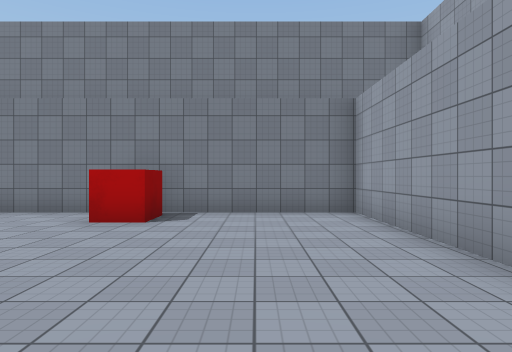
view 1 (above)

24 first-person views from a walk through a 3-D level made in the Unity game engine. The camera is 1.5 m above the floor, looks level and sees 75° across. The floor is counted in squares, 2 m on a side. Each view is taken from the middle of a square. On the plan, view 1 faces up. The plan holds only what a view shows up to about 11 squares ahead; the rest is blank. The place goes on beyond the plan. The player character is not drawn. Surface patterns are stand-ins for the level's own textures.

view 2
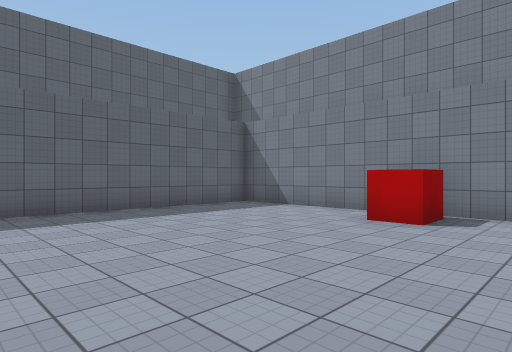

view 3
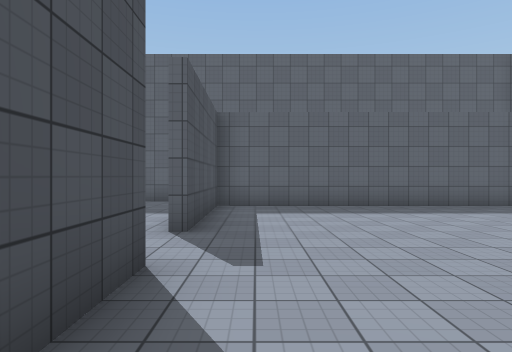

view 4
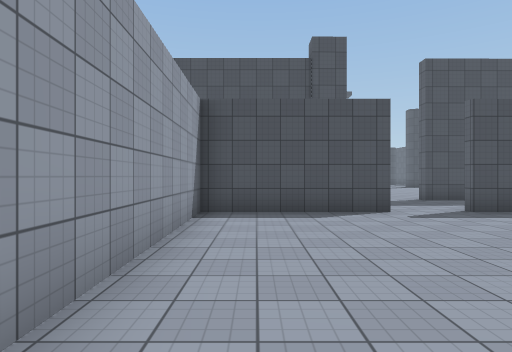

view 5
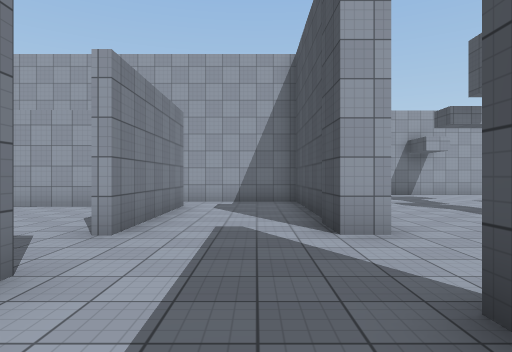

view 6
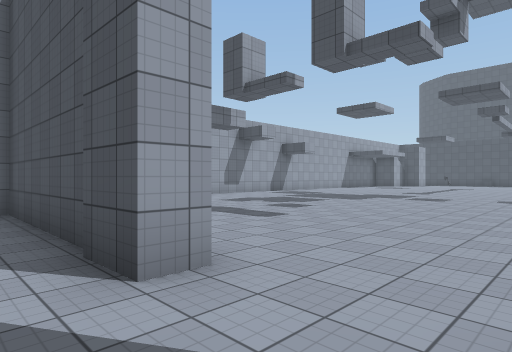

view 7
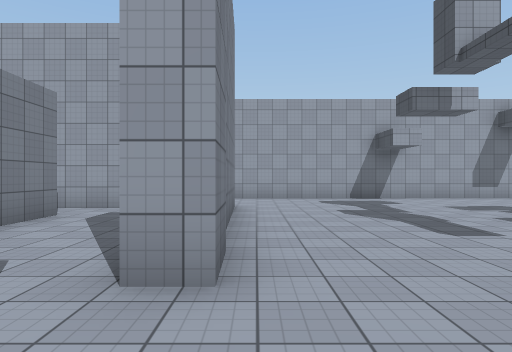

view 8
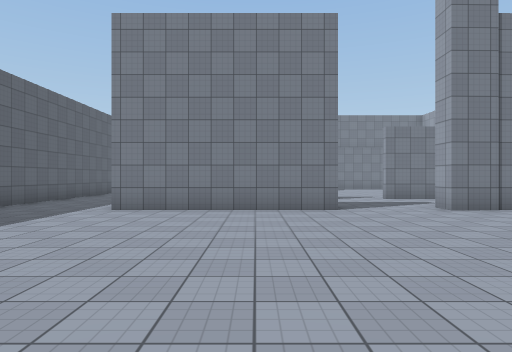

view 9
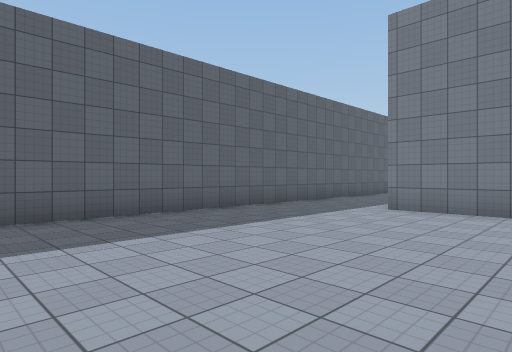

view 10
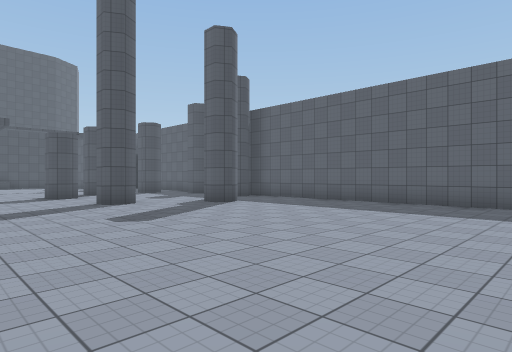

view 11
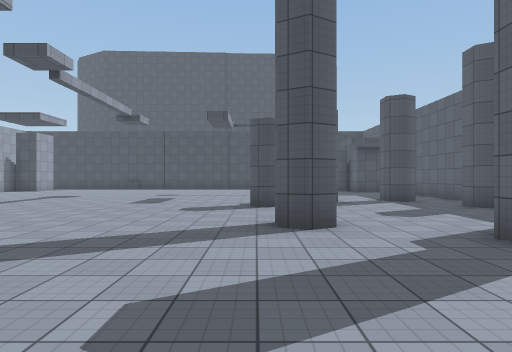

view 12
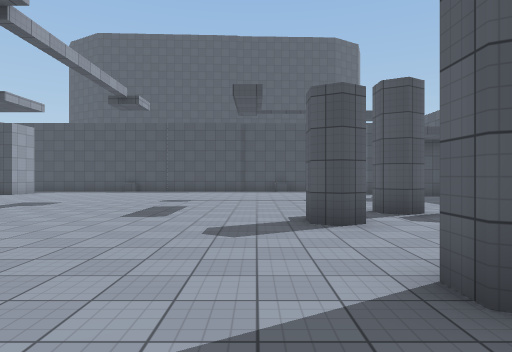

view 13
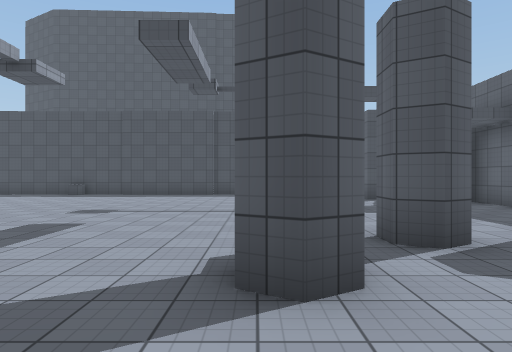

view 14
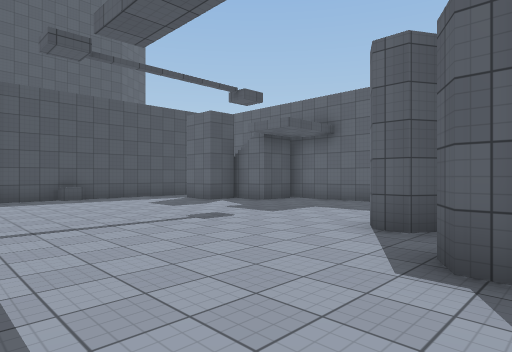

view 15
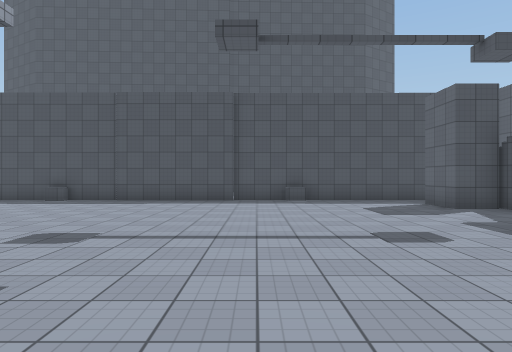

view 16
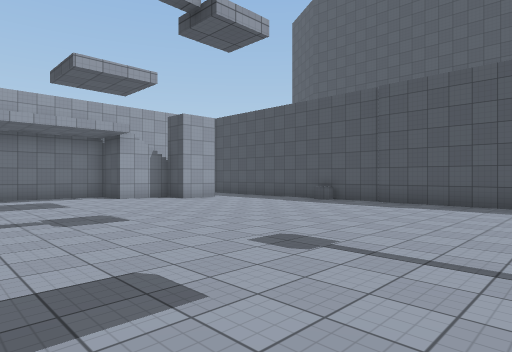

view 17
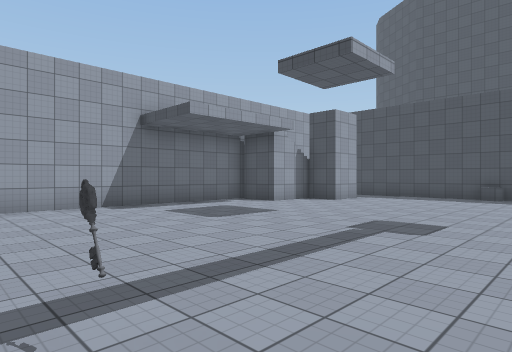

view 18
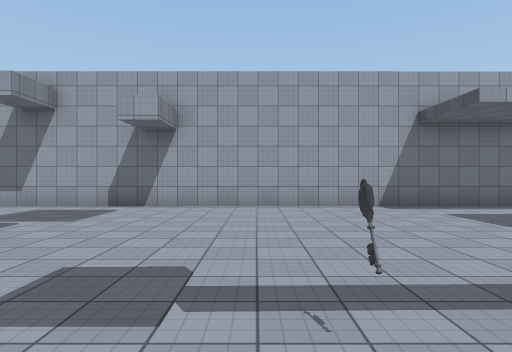

view 19
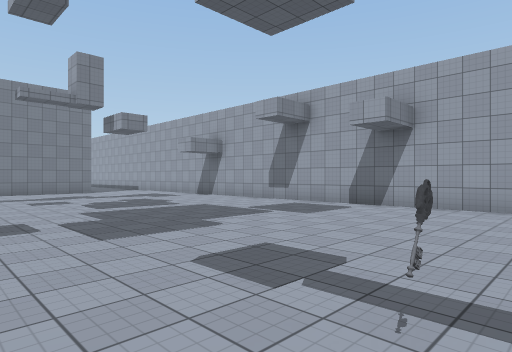

view 20
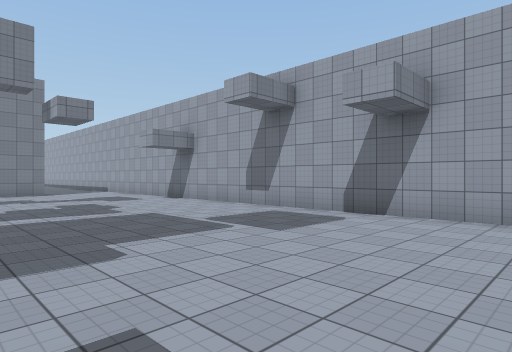

view 21
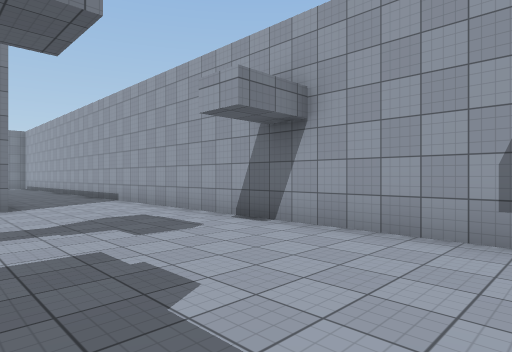

view 22
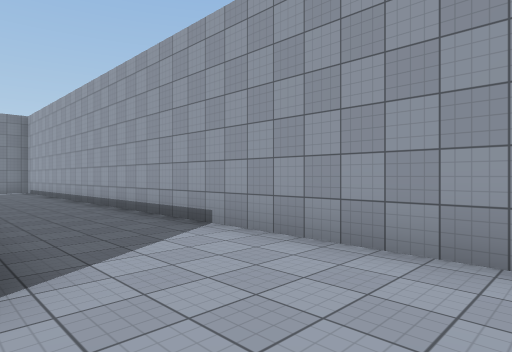

view 23
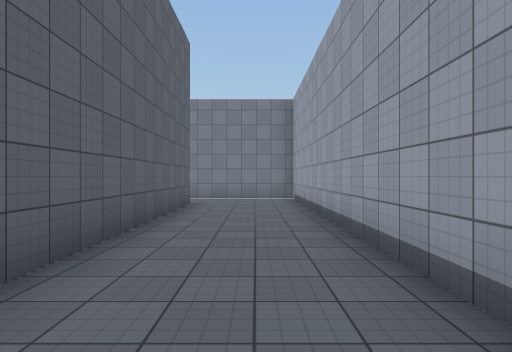

view 24
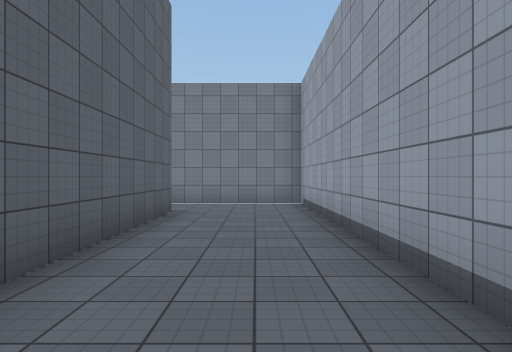

### Floor plan
Points are (right, up) in squares from view 1. A wall is a line through its corners. A room is listed if a view was taken in it or the views show most of it. See-through windows are left out.
Room 1 (views 1, 2, 3, 4)
walls: (-1.8, 6.4) (-1.8, 5.4) (-2.8, 5.4); (-1.9, -0.9) (2.2, -0.9) (2.1, 6.9) (-7.3, 6.9) (-7.4, -0.9) (-3.5, -0.9)
ways out: opening at (-2.5, -1) to room 2
Room 2 (views 5, 6, 7, 8, 9, 10, 11, 12, 13, 14, 15, 16, 17, 18, 19, 20, 21, 22, 23, 24)
walls: (-7.3, -16.9) (-6.7, -16.6) (-6.3, -16.9) (-6.3, -17.4); (-9.8, -15.6) (-9.3, -15.3) (-8.9, -15.6) (-8.9, -16.1); (-6.8, -20.3) (-6.3, -20) (-5.9, -20.2) (-5.9, -20.7) (-6.4, -21); (-0.4, -4.2) (3.9, -4.2) (3.9, -0.2); (-5.5, -4.2) (-4.2, -4.1) (-4.2, -4.6) (-9.2, -4.6); (3.2, -4.6) (-1.7, -4.6) (-1.7, -4.1) (-0.6, -4.1); (-8.4, -21.7) (-7.9, -21.4) (-7.5, -21.7) (-7.5, -22.2) (-8, -22.4); (-11.2, -19.9) (-11.2, -20.5); (-10.8, -21.9) (-10.3, -21.6) (-9.9, -21.9) (-9.9, -22.4); (-8.9, -2.5) (-8.9, -3.2); (2.5, -1.2) (-1.9, -1.2); (-12.2, -22) (-12.2, -23); (-12.2, -24.5) (-12.2, -27.8); (-12.2, -1) (-12.2, -14.4); (7.3, -26.3) (7.3, 10.3) (3.6, 10.3); (4.7, -28.9) (4.7, -28.2) (5.4, -28.2); (-10.6, -28.6) (-9.5, -28.6) (-9.5, -29.9); (-10.4, -31.4) (3, -31.5); (4.2, 8.1) (4.2, 1.2)
low walls: (-6.6, -31.1) (-5.9, -31.1); (0.9, -31.5) (0.8, -31.1) (1.4, -31.1)
ways out: opening at (-2.5, -1) to room 1
objects: other object (0, -19)

Where each view was taken, in squares from view 1:
view 1: 0 up, 0 right, facing up
view 2: 0 up, 0 right, facing up-left
view 3: 0 up, 1 right, facing left
view 4: 6 up, 1 right, facing down
view 5: 3 down, 6 left, facing right
view 6: 3 down, 4 left, facing down-right
view 7: 5 down, 4 left, facing right
view 8: 12 down, 6 left, facing up
view 9: 12 down, 6 left, facing up-left
view 10: 8 down, 3 left, facing down-left
view 11: 12 down, 6 left, facing down
view 12: 15 down, 5 left, facing down
view 13: 18 down, 6 left, facing down
view 14: 20 down, 3 left, facing down-left
view 15: 21 down, 5 left, facing down
view 16: 22 down, 5 left, facing down-right
view 17: 19 down, 1 left, facing down-right
view 18: 19 down, 1 left, facing right
view 19: 20 down, 1 left, facing up-right
view 20: 19 down, 1 right, facing up-right
view 21: 13 down, 3 right, facing up-right
view 22: 7 down, 4 right, facing up-right
view 23: 1 down, 6 right, facing up
view 24: 1 up, 6 right, facing up
